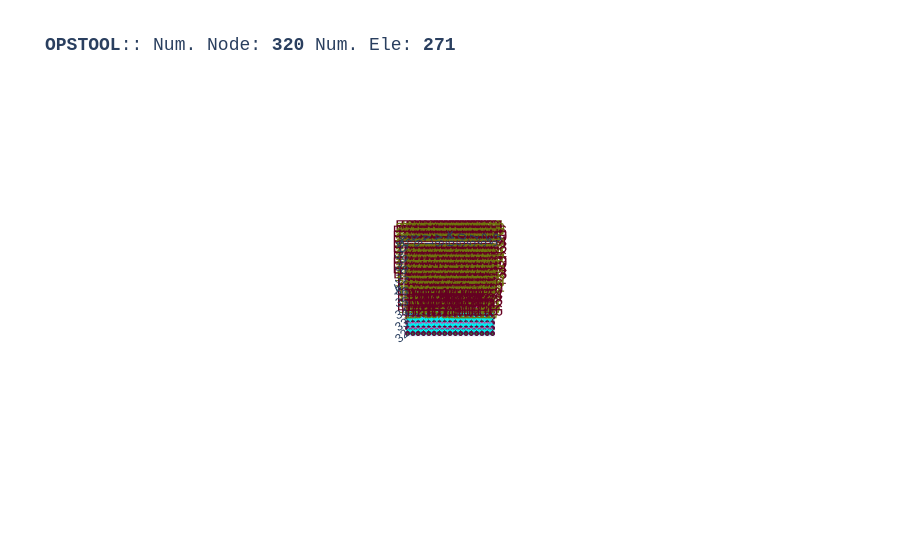

Notebook source saved alongside this figure:
### Code cell
opst.vis.plotly.plot_model(show_node_numbering=True, show_ele_numbering=True, show_nodal_loads = True)

### Figure 1 — Plotly figure (JSON) as saved in the notebook; plotly's stock layout.template omitted (floating-point values rounded to 4 significant figures; data arrays with more than 128 entries replaced by an {"elided": "..."} marker saying what was removed)
{"data": [{"color": "#00FFFF", "hoverinfo": "skip", "i": {"elided": "512 int values"}, "j": {"elided": "512 int values"}, "k": {"elided": "512 int values"}, "name": "ELE_TAG_FourNodeQuadWithSensitivity", "opacity": 1, "type": "mesh3d", "x": {"elided": "1024 float values"}, "y": {"elided": "1024 float values"}, "z": {"elided": "1024 float values"}}, {"connectgaps": false, "hoverinfo": "skip", "line": {"color": "black", "width": 1}, "mode": "lines", "name": "Edge", "type": "scatter3d", "x": {"elided": "1536 float values"}, "y": {"elided": "1536 float values"}, "z": {"elided": "1536 float values"}}, {"connectgaps": false, "hoverinfo": "skip", "line": {"color": "#0652ff", "width": 5}, "mode": "lines", "name": "DispBeamColumn2d", "type": "scatter3d", "x": [45.25, 45.75, NaN, 45.75, 46.25, NaN, 46.25, 46.75, NaN, 46.75, 47.25, NaN, 47.25, 47.75, NaN, 47.75, 48.25, NaN, 48.25, 48.75, NaN, 48.75, 49.25, NaN, 49.25, 49.75, NaN, 49.75, 50.25, NaN, 50.25, 50.75, NaN, 50.75, 51.25, NaN, 51.25, 51.75, NaN, 51.75, 52.25, NaN, 52.25, 52.75, NaN], "y": [40.25, 40.25, NaN, 40.25, 40.25, NaN, 40.25, 40.25, NaN, 40.25, 40.25, NaN, 40.25, 40.25, NaN, 40.25, 40.25, NaN, 40.25, 40.25, NaN, 40.25, 40.25, NaN, 40.25, 40.25, NaN, 40.25, 40.25, NaN, 40.25, 40.25, NaN, 40.25, 40.25, NaN, 40.25, 40.25, NaN, 40.25, 40.25, NaN, 40.25, 40.25, NaN], "z": [0.0, 0.0, NaN, 0.0, 0.0, NaN, 0.0, 0.0, NaN, 0.0, 0.0, NaN, 0.0, 0.0, NaN, 0.0, 0.0, NaN, 0.0, 0.0, NaN, 0.0, 0.0, NaN, 0.0, 0.0, NaN, 0.0, 0.0, NaN, 0.0, 0.0, NaN, 0.0, 0.0, NaN, 0.0, 0.0, NaN, 0.0, 0.0, NaN, 0.0, 0.0, NaN]}, {"connectgaps": false, "hoverinfo": "skip", "line": {"color": "#ff9408", "width": 5}, "mode": "lines", "name": "BeamContact2D", "type": "scatter3d", "x": [45.5, 45.25, NaN, 45.5, 45.75, NaN, 46.0, 45.75, NaN, 46.0, 46.25, NaN, 46.5, 46.25, NaN, 46.5, 46.75, NaN, 47.0, 46.75, NaN, 47.0, 47.25, NaN, 47.5, 47.25, NaN, 47.5, 47.75, NaN, 48.0, 47.75, NaN, 48.0, 48.25, NaN, 48.5, 48.25, NaN, 48.5, 48.75, NaN, 49.0, 48.75, NaN, 49.0, 49.25, NaN, 49.5, 49.25, NaN, 49.5, 49.75, NaN, 50.0, 49.75, NaN, 50.0, 50.25, NaN, 50.5, 50.25, NaN, 50.5, 50.75, NaN, 51.0, 50.75, NaN, 51.0, 51.25, NaN, 51.5, 51.25, NaN, 51.5, 51.75, NaN, 52.0, 51.75, NaN, 52.0, 52.25, NaN, 52.5, 52.25, NaN, 52.5, 52.75, NaN], "y": [40.0, 40.25, NaN, 40.0, 40.25, NaN, 40.0, 40.25, NaN, 40.0, 40.25, NaN, 40.0, 40.25, NaN, 40.0, 40.25, NaN, 40.0, 40.25, NaN, 40.0, 40.25, NaN, 40.0, 40.25, NaN, 40.0, 40.25, NaN, 40.0, 40.25, NaN, 40.0, 40.25, NaN, 40.0, 40.25, NaN, 40.0, 40.25, NaN, 40.0, 40.25, NaN, 40.0, 40.25, NaN, 40.0, 40.25, NaN, 40.0, 40.25, NaN, 40.0, 40.25, NaN, 40.0, 40.25, NaN, 40.0, 40.25, NaN, 40.0, 40.25, NaN, 40.0, 40.25, NaN, 40.0, 40.25, NaN, 40.0, 40.25, NaN, 40.0, 40.25, NaN, 40.0, 40.25, NaN, 40.0, 40.25, NaN, 40.0, 40.25, NaN, 40.0, 40.25, NaN], "z": [0.0, 0.0, NaN, 0.0, 0.0, NaN, 0.0, 0.0, NaN, 0.0, 0.0, NaN, 0.0, 0.0, NaN, 0.0, 0.0, NaN, 0.0, 0.0, NaN, 0.0, 0.0, NaN, 0.0, 0.0, NaN, 0.0, 0.0, NaN, 0.0, 0.0, NaN, 0.0, 0.0, NaN, 0.0, 0.0, NaN, 0.0, 0.0, NaN, 0.0, 0.0, NaN, 0.0, 0.0, NaN, 0.0, 0.0, NaN, 0.0, 0.0, NaN, 0.0, 0.0, NaN, 0.0, 0.0, NaN, 0.0, 0.0, NaN, 0.0, 0.0, NaN, 0.0, 0.0, NaN, 0.0, 0.0, NaN, 0.0, 0.0, NaN, 0.0, 0.0, NaN, 0.0, 0.0, NaN, 0.0, 0.0, NaN, 0.0, 0.0, NaN, 0.0, 0.0, NaN]}, {"customdata": {"elided": "256 str values"}, "hovertemplate": "%{customdata}", "marker": {"color": "#00FFFF", "size": 3, "symbol": "diamond-open"}, "mode": "markers", "name": "ELE_TAG_FourNodeQuadWithSensitivity", "type": "scatter3d", "x": {"elided": "256 float values"}, "y": {"elided": "256 float values"}, "z": {"elided": "256 float values"}}, {"customdata": ["eleTag: 257<br>connectedNodes:<br> [415 416]", "eleTag: 258<br>connectedNodes:<br> [416 417]", "eleTag: 259<br>connectedNodes:<br> [417 418]", "eleTag: 260<br>connectedNodes:<br> [418 419]", "eleTag: 261<br>connectedNodes:<br> [419 420]", "eleTag: 262<br>connectedNodes:<br> [420 421]", "eleTag: 263<br>connectedNodes:<br> [421 422]", "eleTag: 264<br>connectedNodes:<br> [422 423]", "eleTag: 265<br>connectedNodes:<br> [423 424]", "eleTag: 266<br>connectedNodes:<br> [424 425]", "eleTag: 267<br>connectedNodes:<br> [425 426]", "eleTag: 268<br>connectedNodes:<br> [426 427]", "eleTag: 269<br>connectedNodes:<br> [427 428]", "eleTag: 270<br>connectedNodes:<br> [428 429]", "eleTag: 271<br>connectedNodes:<br> [429 430]"], "hovertemplate": "%{customdata}", "marker": {"color": "#0652ff", "size": 3, "symbol": "diamond-open"}, "mode": "markers", "name": "DispBeamColumn2d", "type": "scatter3d", "x": [45.5, 46.0, 46.5, 47.0, 47.5, 48.0, 48.5, 49.0, 49.5, 50.0, 50.5, 51.0, 51.5, 52.0, 52.5], "y": [40.25, 40.25, 40.25, 40.25, 40.25, 40.25, 40.25, 40.25, 40.25, 40.25, 40.25, 40.25, 40.25, 40.25, 40.25], "z": [0.0, 0.0, 0.0, 0.0, 0.0, 0.0, 0.0, 0.0, 0.0, 0.0, 0.0, 0.0, 0.0, 0.0, 0.0]}, {"customdata": ["eleTag: 3050<br>connectedNodes:<br> [274 415]", "eleTag: 3050<br>connectedNodes:<br> [274 416]", "eleTag: 3051<br>connectedNodes:<br> [275 416]", "eleTag: 3051<br>connectedNodes:<br> [275 417]", "eleTag: 3052<br>connectedNodes:<br> [276 417]", "eleTag: 3052<br>connectedNodes:<br> [276 418]", "eleTag: 3053<br>connectedNodes:<br> [277 418]", "eleTag: 3053<br>connectedNodes:<br> [277 419]", "eleTag: 3054<br>connectedNodes:<br> [278 419]", "eleTag: 3054<br>connectedNodes:<br> [278 420]", "eleTag: 3055<br>connectedNodes:<br> [279 420]", "eleTag: 3055<br>connectedNodes:<br> [279 421]", "eleTag: 3056<br>connectedNodes:<br> [280 421]", "eleTag: 3056<br>connectedNodes:<br> [280 422]", "eleTag: 3057<br>connectedNodes:<br> [281 422]", "eleTag: 3057<br>connectedNodes:<br> [281 423]", "eleTag: 3058<br>connectedNodes:<br> [282 423]", "eleTag: 3058<br>connectedNodes:<br> [282 424]", "eleTag: 3059<br>connectedNodes:<br> [283 424]", "eleTag: 3059<br>connectedNodes:<br> [283 425]", "eleTag: 3060<br>connectedNodes:<br> [284 425]", "eleTag: 3060<br>connectedNodes:<br> [284 426]", "eleTag: 3061<br>connectedNodes:<br> [285 426]", "eleTag: 3061<br>connectedNodes:<br> [285 427]", "eleTag: 3062<br>connectedNodes:<br> [286 427]", "eleTag: 3062<br>connectedNodes:<br> [286 428]", "eleTag: 3063<br>connectedNodes:<br> [287 428]", "eleTag: 3063<br>connectedNodes:<br> [287 429]", "eleTag: 3064<br>connectedNodes:<br> [288 429]", "eleTag: 3064<br>connectedNodes:<br> [288 430]"], "hovertemplate": "%{customdata}", "marker": {"color": "#ff9408", "size": 3, "symbol": "diamond-open"}, "mode": "markers", "name": "BeamContact2D", "type": "scatter3d", "x": [45.38, 45.62, 45.88, 46.12, 46.38, 46.62, 46.88, 47.12, 47.38, 47.62, 47.88, 48.12, 48.38, 48.62, 48.88, 49.12, 49.38, 49.62, 49.88, 50.12, 50.38, 50.62, 50.88, 51.12, 51.38, 51.62, 51.88, 52.12, 52.38, 52.62], "y": [40.12, 40.12, 40.12, 40.12, 40.12, 40.12, 40.12, 40.12, 40.12, 40.12, 40.12, 40.12, 40.12, 40.12, 40.12, 40.12, 40.12, 40.12, 40.12, 40.12, 40.12, 40.12, 40.12, 40.12, 40.12, 40.12, 40.12, 40.12, 40.12, 40.12], "z": [0.0, 0.0, 0.0, 0.0, 0.0, 0.0, 0.0, 0.0, 0.0, 0.0, 0.0, 0.0, 0.0, 0.0, 0.0, 0.0, 0.0, 0.0, 0.0, 0.0, 0.0, 0.0, 0.0, 0.0, 0.0, 0.0, 0.0, 0.0, 0.0, 0.0]}, {"customdata": {"elided": "320 str values"}, "hovertemplate": "x: %{x}<br>y: %{y}<br>z: %{z} <br>nodeTag: %{customdata}", "marker": {"color": "#580f41", "size": 3, "symbol": "circle"}, "mode": "markers", "name": "Nodes", "type": "scatter3d", "x": {"elided": "320 float values"}, "y": {"elided": "320 float values"}, "z": {"elided": "320 float values"}}, {"mode": "text", "name": "Node Tag", "text": {"elided": "320 str values"}, "textfont": {"color": "#6e750e", "size": 15}, "type": "scatter3d", "x": {"elided": "320 float values"}, "y": {"elided": "320 float values"}, "z": {"elided": "320 float values"}}, {"mode": "text", "name": "Element Tag", "text": {"elided": "271 str values"}, "textfont": {"color": "#650021", "size": 15}, "type": "scatter3d", "x": {"elided": "271 float values"}, "y": {"elided": "271 float values"}, "z": {"elided": "271 float values"}}, {"connectgaps": false, "hoverinfo": "skip", "line": {"color": "#15b01a", "width": 1}, "mode": "lines", "name": "BC", "type": "scatter3d", "x": {"elided": "384 float values"}, "y": {"elided": "384 float values"}, "z": {"elided": "384 float values"}}, {"connectgaps": false, "hoverinfo": "skip", "line": {"color": "#FF1493", "width": 2.5}, "mode": "lines", "name": "mp constraint", "type": "scatter3d", "x": [45.0, 53.0, NaN, 45.0, 53.0, NaN, 45.0, 53.0, NaN, 45.0, 53.0, NaN, 45.0, 53.0, NaN, 45.0, 53.0, NaN, 45.0, 53.0, NaN, 45.0, 53.0, NaN, 45.0, 53.0, NaN, 45.0, 53.0, NaN, 45.0, 53.0, NaN, 45.0, 53.0, NaN, 45.0, 53.0, NaN, 45.0, 53.0, NaN, 45.0, 53.0, NaN, 45.0, 53.0, NaN], "y": [32.5, 32.5, NaN, 33.0, 33.0, NaN, 33.5, 33.5, NaN, 34.0, 34.0, NaN, 34.5, 34.5, NaN, 35.0, 35.0, NaN, 35.5, 35.5, NaN, 36.0, 36.0, NaN, 36.5, 36.5, NaN, 37.0, 37.0, NaN, 37.5, 37.5, NaN, 38.0, 38.0, NaN, 38.5, 38.5, NaN, 39.0, 39.0, NaN, 39.5, 39.5, NaN, 40.0, 40.0, NaN], "z": [0.0, 0.0, NaN, 0.0, 0.0, NaN, 0.0, 0.0, NaN, 0.0, 0.0, NaN, 0.0, 0.0, NaN, 0.0, 0.0, NaN, 0.0, 0.0, NaN, 0.0, 0.0, NaN, 0.0, 0.0, NaN, 0.0, 0.0, NaN, 0.0, 0.0, NaN, 0.0, 0.0, NaN, 0.0, 0.0, NaN, 0.0, 0.0, NaN, 0.0, 0.0, NaN, 0.0, 0.0, NaN]}], "layout": {"autosize": true, "font": {"family": "Arial, sans-serif"}, "scene": {"aspectmode": "data", "camera": {"eye": {"x": 0, "y": -0.1, "z": 10}}, "dragmode": "pan", "xaxis": {"showbackground": false}, "yaxis": {"showbackground": false}, "zaxis": {"showbackground": true, "showgrid": true, "showticklabels": false, "ticks": "", "title": {"text": ""}, "visible": true}}, "showlegend": false, "title": {"font": {"family": "courier", "size": 18}, "text": "<b>OPSTOOL</b>:: Num. Node: <b>320</b> Num. Ele: <b>271</b>"}}}
